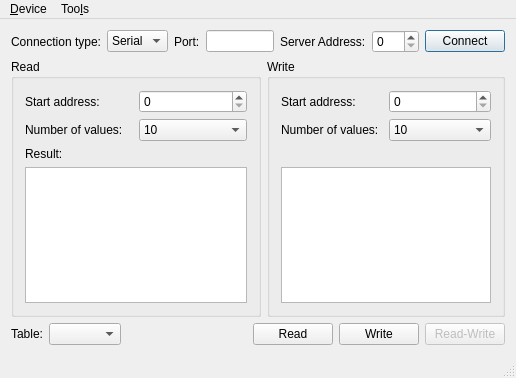
<?xml version="1.0" encoding="UTF-8"?>
<ui version="4.0">
 <class>MainWindow</class>
 <widget class="QMainWindow" name="MainWindow">
  <property name="geometry">
   <rect>
    <x>0</x>
    <y>0</y>
    <width>516</width>
    <height>378</height>
   </rect>
  </property>
  <property name="maximumSize">
   <size>
    <width>16777215</width>
    <height>1000</height>
   </size>
  </property>
  <property name="windowTitle">
   <string>Modbus Client Example</string>
  </property>
  <widget class="QWidget" name="centralWidget">
   <layout class="QVBoxLayout" name="verticalLayout">
    <item>
     <layout class="QGridLayout" name="gridLayout">
      <item row="0" column="5">
       <widget class="QLabel" name="label_27">
        <property name="sizePolicy">
         <sizepolicy hsizetype="Maximum" vsizetype="Preferred">
          <horstretch>0</horstretch>
          <verstretch>0</verstretch>
         </sizepolicy>
        </property>
        <property name="text">
         <string>Server Address:</string>
        </property>
       </widget>
      </item>
      <item row="0" column="7">
       <widget class="QPushButton" name="connectButton">
        <property name="sizePolicy">
         <sizepolicy hsizetype="Maximum" vsizetype="Fixed">
          <horstretch>0</horstretch>
          <verstretch>0</verstretch>
         </sizepolicy>
        </property>
        <property name="text">
         <string>Connect</string>
        </property>
        <property name="checkable">
         <bool>false</bool>
        </property>
        <property name="autoDefault">
         <bool>false</bool>
        </property>
        <property name="default">
         <bool>true</bool>
        </property>
       </widget>
      </item>
      <item row="0" column="4">
       <spacer name="horizontalSpacer">
        <property name="orientation">
         <enum>Qt::Horizontal</enum>
        </property>
        <property name="sizeHint" stdset="0">
         <size>
          <width>40</width>
          <height>20</height>
         </size>
        </property>
       </spacer>
      </item>
      <item row="0" column="6">
       <widget class="QSpinBox" name="serverEdit">
        <property name="sizePolicy">
         <sizepolicy hsizetype="Maximum" vsizetype="Fixed">
          <horstretch>0</horstretch>
          <verstretch>0</verstretch>
         </sizepolicy>
        </property>
        <property name="minimum">
         <number>0</number>
        </property>
        <property name="maximum">
         <number>247</number>
        </property>
       </widget>
      </item>
      <item row="0" column="1">
       <widget class="QComboBox" name="connectType">
        <item>
         <property name="text">
          <string>Serial</string>
         </property>
        </item>
        <item>
         <property name="text">
          <string>TCP</string>
         </property>
        </item>
       </widget>
      </item>
      <item row="0" column="2">
       <widget class="QLabel" name="label_2">
        <property name="sizePolicy">
         <sizepolicy hsizetype="Maximum" vsizetype="Preferred">
          <horstretch>0</horstretch>
          <verstretch>0</verstretch>
         </sizepolicy>
        </property>
        <property name="text">
         <string>Port:</string>
        </property>
       </widget>
      </item>
      <item row="0" column="0">
       <widget class="QLabel" name="label">
        <property name="text">
         <string>Connection type:</string>
        </property>
       </widget>
      </item>
      <item row="0" column="3">
       <widget class="QLineEdit" name="portEdit">
        <property name="sizePolicy">
         <sizepolicy hsizetype="Preferred" vsizetype="Fixed">
          <horstretch>0</horstretch>
          <verstretch>0</verstretch>
         </sizepolicy>
        </property>
       </widget>
      </item>
     </layout>
    </item>
    <item>
     <layout class="QHBoxLayout" name="horizontalLayout_2">
      <item>
       <widget class="QGroupBox" name="groupBox_2">
        <property name="minimumSize">
         <size>
          <width>250</width>
          <height>0</height>
         </size>
        </property>
        <property name="title">
         <string>Read</string>
        </property>
        <layout class="QGridLayout" name="gridLayout_3">
         <item row="0" column="0">
          <widget class="QLabel" name="label_4">
           <property name="text">
            <string>Start address:</string>
           </property>
          </widget>
         </item>
         <item row="0" column="1">
          <widget class="QSpinBox" name="readAddress">
           <property name="maximum">
            <number>9</number>
           </property>
          </widget>
         </item>
         <item row="1" column="0">
          <widget class="QLabel" name="label_5">
           <property name="text">
            <string>Number of values:</string>
           </property>
          </widget>
         </item>
         <item row="1" column="1">
          <widget class="QComboBox" name="readSize">
           <property name="currentIndex">
            <number>9</number>
           </property>
           <item>
            <property name="text">
             <string>1</string>
            </property>
           </item>
           <item>
            <property name="text">
             <string>2</string>
            </property>
           </item>
           <item>
            <property name="text">
             <string>3</string>
            </property>
           </item>
           <item>
            <property name="text">
             <string>4</string>
            </property>
           </item>
           <item>
            <property name="text">
             <string>5</string>
            </property>
           </item>
           <item>
            <property name="text">
             <string>6</string>
            </property>
           </item>
           <item>
            <property name="text">
             <string>7</string>
            </property>
           </item>
           <item>
            <property name="text">
             <string>8</string>
            </property>
           </item>
           <item>
            <property name="text">
             <string>9</string>
            </property>
           </item>
           <item>
            <property name="text">
             <string>10</string>
            </property>
           </item>
          </widget>
         </item>
         <item row="2" column="0">
          <widget class="QLabel" name="label_9">
           <property name="text">
            <string>Result:</string>
           </property>
          </widget>
         </item>
         <item row="3" column="0" colspan="2">
          <widget class="QListWidget" name="readValue">
           <property name="minimumSize">
            <size>
             <width>0</width>
             <height>0</height>
            </size>
           </property>
          </widget>
         </item>
        </layout>
       </widget>
      </item>
      <item>
       <widget class="QGroupBox" name="writeGroupBox">
        <property name="minimumSize">
         <size>
          <width>225</width>
          <height>0</height>
         </size>
        </property>
        <property name="title">
         <string>Write</string>
        </property>
        <layout class="QGridLayout" name="gridLayout_2">
         <item row="0" column="0">
          <widget class="QLabel" name="label_7">
           <property name="text">
            <string>Start address:</string>
           </property>
          </widget>
         </item>
         <item row="3" column="0" colspan="2">
          <widget class="QTreeView" name="writeValueTable">
           <property name="showDropIndicator" stdset="0">
            <bool>true</bool>
           </property>
           <property name="alternatingRowColors">
            <bool>true</bool>
           </property>
           <property name="rootIsDecorated">
            <bool>false</bool>
           </property>
           <property name="uniformRowHeights">
            <bool>true</bool>
           </property>
           <property name="itemsExpandable">
            <bool>false</bool>
           </property>
           <property name="expandsOnDoubleClick">
            <bool>false</bool>
           </property>
           <attribute name="headerVisible">
            <bool>true</bool>
           </attribute>
          </widget>
         </item>
         <item row="0" column="1">
          <widget class="QSpinBox" name="writeAddress">
           <property name="maximum">
            <number>9</number>
           </property>
          </widget>
         </item>
         <item row="1" column="0">
          <widget class="QLabel" name="label_8">
           <property name="text">
            <string>Number of values:</string>
           </property>
          </widget>
         </item>
         <item row="1" column="1">
          <widget class="QComboBox" name="writeSize">
           <property name="currentIndex">
            <number>9</number>
           </property>
           <item>
            <property name="text">
             <string>1</string>
            </property>
           </item>
           <item>
            <property name="text">
             <string>2</string>
            </property>
           </item>
           <item>
            <property name="text">
             <string>3</string>
            </property>
           </item>
           <item>
            <property name="text">
             <string>4</string>
            </property>
           </item>
           <item>
            <property name="text">
             <string>5</string>
            </property>
           </item>
           <item>
            <property name="text">
             <string>6</string>
            </property>
           </item>
           <item>
            <property name="text">
             <string>7</string>
            </property>
           </item>
           <item>
            <property name="text">
             <string>8</string>
            </property>
           </item>
           <item>
            <property name="text">
             <string>9</string>
            </property>
           </item>
           <item>
            <property name="text">
             <string>10</string>
            </property>
           </item>
          </widget>
         </item>
         <item row="2" column="0">
          <widget class="QLabel" name="label_3">
           <property name="text">
            <string/>
           </property>
          </widget>
         </item>
        </layout>
       </widget>
      </item>
     </layout>
    </item>
    <item>
     <layout class="QHBoxLayout" name="horizontalLayout">
      <item>
       <widget class="QLabel" name="label_6">
        <property name="text">
         <string>Table:</string>
        </property>
       </widget>
      </item>
      <item>
       <widget class="QComboBox" name="writeTable"/>
      </item>
      <item>
       <spacer name="horizontalSpacer_2">
        <property name="orientation">
         <enum>Qt::Horizontal</enum>
        </property>
        <property name="sizeHint" stdset="0">
         <size>
          <width>13</width>
          <height>17</height>
         </size>
        </property>
       </spacer>
      </item>
      <item>
       <widget class="QPushButton" name="readButton">
        <property name="sizePolicy">
         <sizepolicy hsizetype="Maximum" vsizetype="Fixed">
          <horstretch>0</horstretch>
          <verstretch>0</verstretch>
         </sizepolicy>
        </property>
        <property name="text">
         <string>Read</string>
        </property>
       </widget>
      </item>
      <item>
       <widget class="QPushButton" name="writeButton">
        <property name="text">
         <string>Write</string>
        </property>
       </widget>
      </item>
      <item>
       <widget class="QPushButton" name="readWriteButton">
        <property name="enabled">
         <bool>false</bool>
        </property>
        <property name="text">
         <string>Read-Write</string>
        </property>
       </widget>
      </item>
     </layout>
    </item>
   </layout>
  </widget>
  <widget class="QStatusBar" name="statusBar"/>
  <widget class="QMenuBar" name="menuBar">
   <property name="geometry">
    <rect>
     <x>0</x>
     <y>0</y>
     <width>516</width>
     <height>21</height>
    </rect>
   </property>
   <widget class="QMenu" name="menuDevice">
    <property name="title">
     <string>&amp;Device</string>
    </property>
    <addaction name="actionConnect"/>
    <addaction name="actionDisconnect"/>
    <addaction name="separator"/>
    <addaction name="actionExit"/>
   </widget>
   <widget class="QMenu" name="menuToo_ls">
    <property name="title">
     <string>Too&amp;ls</string>
    </property>
    <addaction name="actionOptions"/>
   </widget>
   <addaction name="menuDevice"/>
   <addaction name="menuToo_ls"/>
  </widget>
  <action name="actionConnect">
   <property name="icon">
    <iconset resource="master.qrc">
     <normaloff>:/images/connect.png</normaloff>:/images/connect.png</iconset>
   </property>
   <property name="text">
    <string>&amp;Connect</string>
   </property>
  </action>
  <action name="actionDisconnect">
   <property name="icon">
    <iconset resource="master.qrc">
     <normaloff>:/images/disconnect.png</normaloff>:/images/disconnect.png</iconset>
   </property>
   <property name="text">
    <string>&amp;Disconnect</string>
   </property>
  </action>
  <action name="actionExit">
   <property name="icon">
    <iconset resource="master.qrc">
     <normaloff>:/images/application-exit.png</normaloff>:/images/application-exit.png</iconset>
   </property>
   <property name="text">
    <string>&amp;Quit</string>
   </property>
  </action>
  <action name="actionOptions">
   <property name="icon">
    <iconset resource="master.qrc">
     <normaloff>:/images/settings.png</normaloff>:/images/settings.png</iconset>
   </property>
   <property name="text">
    <string>&amp;Options</string>
   </property>
  </action>
 </widget>
 <layoutdefault spacing="6" margin="11"/>
 <tabstops>
  <tabstop>connectType</tabstop>
  <tabstop>portEdit</tabstop>
  <tabstop>serverEdit</tabstop>
  <tabstop>connectButton</tabstop>
  <tabstop>readAddress</tabstop>
  <tabstop>readSize</tabstop>
  <tabstop>readValue</tabstop>
  <tabstop>writeAddress</tabstop>
  <tabstop>writeSize</tabstop>
  <tabstop>writeValueTable</tabstop>
  <tabstop>writeTable</tabstop>
  <tabstop>readButton</tabstop>
  <tabstop>writeButton</tabstop>
  <tabstop>readWriteButton</tabstop>
 </tabstops>
 <resources>
  <include location="master.qrc"/>
 </resources>
 <connections/>
</ui>
